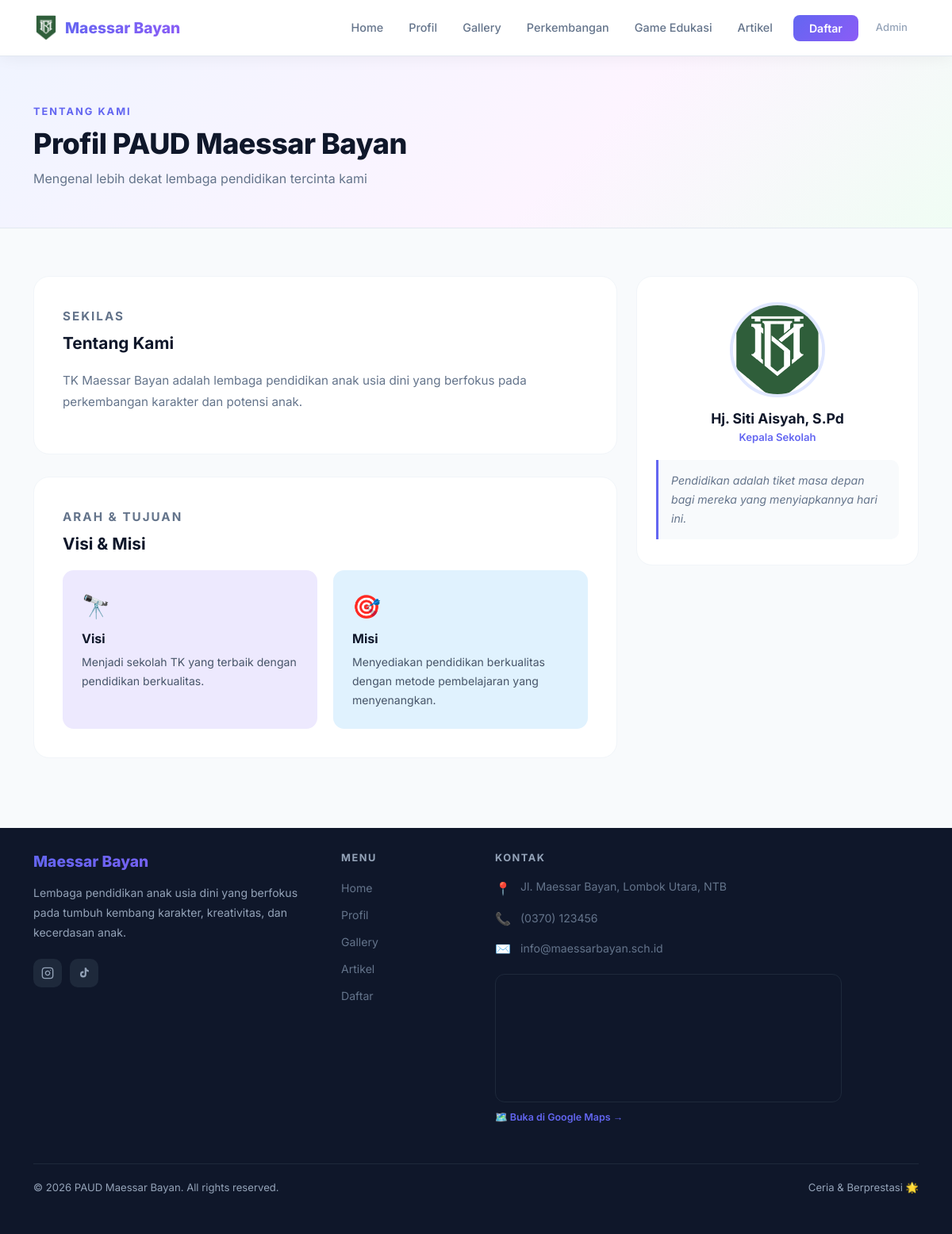
The page /umum/profil.php on the database its author committed.
### tables this page shows
CREATE TABLE IF NOT EXISTS profil (
    id INT(11) AUTO_INCREMENT PRIMARY KEY,
    tentang TEXT DEFAULT NULL,
    visi TEXT DEFAULT NULL,
    misi TEXT DEFAULT NULL,
    kepsek_nama VARCHAR(100) DEFAULT NULL,
    kepsek_quote TEXT DEFAULT NULL,
    kepsek_foto VARCHAR(255) DEFAULT NULL,
    foto_sekolah VARCHAR(255) DEFAULT NULL,
    foto_hero VARCHAR(255) DEFAULT NULL,
    alamat_sekolah TEXT DEFAULT NULL,
    no_telp VARCHAR(50) DEFAULT NULL,
    email VARCHAR(100) DEFAULT NULL
);

### umum/profil.php (the view, shortened to what this page needs)
<?php
include 'header.php';
include 'koneksi.php';
$data = mysqli_query($conn, "SELECT * FROM profil LIMIT 1");
$row = ($data && mysqli_num_rows($data) > 0) ? mysqli_fetch_assoc($data) : null;
$tentang      = $row['tentang']      ?? 'TK Maessar Bayan adalah lembaga pendidikan anak usia dini yang berfokus pada perkembangan karakter dan potensi anak.';
$visi         = $row['visi']         ?? 'Menjadi lembaga pendidikan anak usia dini yang unggul, berkarakter, dan berlandaskan nilai-nilai islami.';
$misi         = $row['misi']         ?? 'Menyelenggarakan pembelajaran yang menyenangkan dan inovatif untuk mengoptimalkan tumbuh kembang anak.';
$kepsek_nama  = $row['kepsek_nama']  ?? 'Hj. Siti Aisyah, S.Pd';
$kepsek_quote = $row['kepsek_quote'] ?? 'Pendidikan adalah tiket masa depan bagi mereka yang menyiapkannya hari ini.';
$kepsek_foto  = !empty($row['kepsek_foto']) ? 'foto/' . $row['kepsek_foto'] : 'foto/logo.jpeg';
$escape = fn($v) => htmlspecialchars((string)$v, ENT_QUOTES, 'UTF-8');
?>
<div class="page-hero">
    <div class="container">
        <p class="page-label">Tentang Kami</p>
        <h1>Profil PAUD Maessar Bayan</h1>
        <p>Mengenal lebih dekat lembaga pendidikan tercinta kami</p>
    </div>
</div>
<div class="content-area">
    <div class="container">
        <div class="row g-4">
            <div class="col-lg-8">
                <div class="mod-card">
                    <p class="mod-card-label">Sekilas</p>
                    <h3>Tentang Kami</h3>
                    <p><?= $escape($tentang) ?></p>
                </div>
                <div class="mod-card">
                    <p class="mod-card-label">Arah & Tujuan</p>
                    <h3>Visi &amp; Misi</h3>
                    <div class="vm-grid">
                        <div class="vm-box visi">
                            <div class="vm-icon">🔭</div>
                            <h5>Visi</h5>
                            <p><?= $escape($visi) ?></p>
                        </div>
                        <div class="vm-box misi">
                            <div class="vm-icon">🎯</div>
                            <h5>Misi</h5>
                            <p><?= $escape($misi) ?></p>
                        </div>
                    </div>
                </div>
            </div>
            <div class="col-lg-4">
                <div class="kepsek-card">
                    <img src="<?= $escape($kepsek_foto) ?>" alt="Kepala Sekolah">
                    <h5><?= $escape($kepsek_nama) ?></h5>
                    <p class="jabatan">Kepala Sekolah</p>
                    <div class="quote"><?= $escape($kepsek_quote) ?></div>
                </div>
            </div>
        </div>
    </div>
</div>
<?php include 'footer.php'; ?>

### umum/header.php (shortened to what this page needs)
<!DOCTYPE html>
<html lang="id">
<head>
    <link href="https://cdn.jsdelivr.net/npm/bootstrap@5.3.0/dist/css/bootstrap.min.css" rel="stylesheet">
</head>
<body>
<?php
$base_path = (isset($is_root) && $is_root) ? 'umum/' : '';
$home_path = (isset($is_root) && $is_root) ? 'index.php' : '../index.php';
$admin_path = (isset($is_root) && $is_root) ? 'admin/login.php' : '../admin/login.php';
?>
<nav class="navbar navbar-expand-lg navbar-light sticky-top">
    <div class="container">
        <a class="navbar-brand" href="<?= $home_path ?>">
            <img src="<?= $base_path ?>foto/logo.jpeg" alt="Logo" width="32" height="32" style="border-radius: 6px; object-fit: contain;">
            <span class="brand-text">Maessar Bayan</span>
        </a>
        <div class="collapse navbar-collapse" id="navbarNav">
            <ul class="navbar-nav ms-auto align-items-center gap-1">
                <li class="nav-item"><a class="nav-link" href="<?= $home_path ?>">Home</a></li>
                <li class="nav-item"><a class="nav-link" href="<?= $base_path ?>profil.php">Profil</a></li>
                <li class="nav-item"><a class="nav-link" href="<?= $base_path ?>gallery.php">Gallery</a></li>
                <li class="nav-item"><a class="nav-link" href="<?= $base_path ?>perkembangan.php">Perkembangan</a></li>
                <li class="nav-item"><a class="nav-link" href="<?= $base_path ?>game_edukasi.php">Game Edukasi</a></li>
                <li class="nav-item"><a class="nav-link" href="<?= $base_path ?>artikel.php">Artikel</a></li>
                <li class="nav-item ms-2"><a class="btn-daftar" href="<?= $base_path ?>daftar.php">Daftar</a></li>
                <li class="nav-item ms-1"><a class="nav-link nav-admin" href="<?= $admin_path ?>">Admin</a></li>
            </ul>
        </div>
    </div>
</nav>

### umum/footer.php (shortened to what this page needs)
<?php
$_f_profil = null;
if ($conn) {
    $_f_res    = mysqli_query($conn, "SELECT alamat_sekolah, no_telp, email FROM profil LIMIT 1");
    $_f_profil = $_f_res ? mysqli_fetch_assoc($_f_res) : null;
}
$_f_alamat = !empty($_f_profil['alamat_sekolah']) ? htmlspecialchars($_f_profil['alamat_sekolah']) : 'Jl. Maessar Bayan, Lombok Utara, NTB';
$_f_telp   = !empty($_f_profil['no_telp'])        ? htmlspecialchars($_f_profil['no_telp'])        : '(0370) 123456';
$_f_email  = !empty($_f_profil['email'])           ? htmlspecialchars($_f_profil['email'])          : 'info@maessarbayan.sch.id';
?>
<footer style="background:#0f172a; color:#94a3b8; margin-top:0; padding:60px 0 0;">
    <div class="container">
        <div class="row g-5 pb-5">
            <div class="col-lg-4">
                <div style="font-size:1.2rem;font-weight:800;background:linear-gradient(135deg,#6366f1,#8b5cf6);-webkit-background-clip:text;-webkit-text-fill-color:transparent;background-clip:text;margin-bottom:12px;">
                    Maessar Bayan
                </div>
                <p style="font-size:.88rem;line-height:1.8;color:#64748b;margin-bottom:20px;">
                    Lembaga pendidikan anak usia dini yang berfokus pada tumbuh kembang karakter, kreativitas, dan kecerdasan anak.
                </p>
                <div style="display:flex;gap:10px;">
                    <a href="https://www.instagram.com/paudmaessarbayan/" title="Instagram" target="_blank" style="width:36px;height:36px;border-radius:10px;background:#1e293b;display:flex;align-items:center;justify-content:center;text-decoration:none;transition:all .2s;" onmouseover="this.style.background='#e1306c'" onmouseout="this.style.background='#1e293b'">
                        <svg width="16" height="16" viewBox="0 0 24 24" fill="none" stroke="#94a3b8" stroke-width="2" stroke-linecap="round" stroke-linejoin="round"><rect x="2" y="2" width="20" height="20" rx="5" ry="5"/><path d="M16 11.37A4 4 0 1 1 12.63 8 4 4 0 0 1 16 11.37z"/><line x1="17.5" y1="6.5" x2="17.51" y2="6.5"/></svg>
                    </a>
                    <a href="https://www.tiktok.com/@kb.maessar.bayan" title="TikTok" target="_blank" style="width:36px;height:36px;border-radius:10px;background:#1e293b;display:flex;align-items:center;justify-content:center;text-decoration:none;transition:all .2s;" onmouseover="this.style.background='#010101'" onmouseout="this.style.background='#1e293b'">
                    </a>
                </div>
            </div>
            <div class="col-6 col-lg-2">
                <p style="font-size:.8rem;font-weight:700;letter-spacing:1.5px;text-transform:uppercase;color:#475569;margin-bottom:16px;">Menu</p>
                <ul style="list-style:none;padding:0;margin:0;">
                    <?php foreach(['Home'=>'index.php','Profil'=>'profil.php','Gallery'=>'gallery.php','Artikel'=>'artikel.php','Daftar'=>'daftar.php'] as $label=>$href): ?>
                    <li style="margin-bottom:10px;">
                        <a href="<?= $href ?>" style="color:#64748b;text-decoration:none;font-size:.88rem;transition:color .2s;" onmouseover="this.style.color='#6366f1'" onmouseout="this.style.color='#64748b'"><?= $label ?></a>
                    </li>
                    <?php endforeach; ?>
                </ul>
            </div>
            <div class="col-lg-5">
                <p style="font-size:.8rem;font-weight:700;letter-spacing:1.5px;text-transform:uppercase;color:#475569;margin-bottom:16px;">Kontak</p>
                <ul style="list-style:none;padding:0;margin:0;display:flex;flex-direction:column;gap:14px;">
                    <li style="display:flex;align-items:flex-start;gap:12px;">
                        <span style="font-size:1rem;margin-top:1px;">📍</span>
                        <span style="font-size:.88rem;color:#64748b;line-height:1.6;"><?= $_f_alamat ?></span>
                    </li>
                    <li style="display:flex;align-items:center;gap:12px;">
                        <span style="font-size:1rem;">📞</span>
                        <a href="tel:<?= preg_replace('/[^0-9+]/','',$_f_telp) ?>" style="font-size:.88rem;color:#64748b;text-decoration:none;" onmouseover="this.style.color='#6366f1'" onmouseout="this.style.color='#64748b'"><?= $_f_telp ?></a>
                    </li>
                    <li style="display:flex;align-items:center;gap:12px;">
                        <span style="font-size:1rem;">✉️</span>
                        <a href="mailto:<?= $_f_email ?>" style="font-size:.88rem;color:#64748b;text-decoration:none;" onmouseover="this.style.color='#6366f1'" onmouseout="this.style.color='#64748b'"><?= $_f_email ?></a>
                    </li>
                </ul>
                <div style="margin-top:20px;border-radius:12px;overflow:hidden;border:1px solid #1e293b;">
                    <iframe
                        src="https://www.google.com/maps/embed?pb=!1m18!1m12!1m3!1d990.64!2d106.7424875!3d-6.6360607!2m3!1f0!2f0!3f0!3m2!1i1024!2i768!4f13.1!3m3!1m2!1s0x2e69cfc0628e241b%3A0xec19ef26982f7b90!2sPaud%20Maessar%20Bayan!5e0!3m2!1sid!2sid!4v1"
                        width="100%"
                        height="160"
                        style="border:0;display:block;filter:grayscale(20%) contrast(1.1);"
                        allowfullscreen=""
                        loading="lazy"
                        title="Lokasi PAUD Maessar Bayan">
                    </iframe>
                </div>
                <a href="https://www.google.com/maps/place/Paud+Maessar+Bayan/@-6.6360607,106.7424875,17z/data=!3m1!4b1!4m6!3m5!1s0x2e69cfc0628e241b:0xec19ef26982f7b90!8m2!3d-6.6360607!4d106.7450624!16s%2Fg%2F11ssrmcwp8?entry=ttu&g_ep=EgoyMDI2MDUxMC4wIKXMDSoASAFQAw%3D%3D" target="_blank" style="display:inline-flex;align-items:center;gap:6px;margin-top:10px;font-size:.78rem;color:#6366f1;text-decoration:none;font-weight:600;" onmouseover="this.style.opacity='.8'" onmouseout="this.style.opacity='1'">
                    🗺️ Buka di Google Maps →
                </a>
            </div>
        </div>
        <div style="border-top:1px solid #1e293b;padding:20px 0;display:flex;align-items:center;justify-content:space-between;flex-wrap:wrap;gap:10px;">
            <p style="margin:0;font-size:.82rem;color:#475569;">© 2026 PAUD Maessar Bayan. All rights reserved.</p>
            <p style="margin:0;font-size:.82rem;color:#475569;">Ceria &amp; Berprestasi 🌟</p>
        </div>
    </div>
</footer>
</body>
</html>

### umum/header.php (style rules this page uses)
body { font-family: 'Inter', sans-serif; background-color: #f8fafc; }
.navbar { background: rgba(255,255,255,0.95) !important; backdrop-filter: blur(12px); border-bottom: 1px solid #e2e8f0 !important; box-shadow: 0 1px 20px rgba(0,0,0,0.06); padding: 14px 0; }
.navbar-brand { font-family: 'Inter', sans-serif !important; font-weight: 800 !important; font-size: 1.2rem !important; display: flex !important; align-items: center; gap: 8px; text-decoration: none; }
.brand-text { background: linear-gradient(135deg, #6366f1, #8b5cf6); -webkit-background-clip: text; -webkit-text-fill-color: transparent; background-clip: text; }
.nav-link { color: #64748b !important; font-weight: 500; font-size: .9rem; transition: color .2s; padding: 6px 14px !important; }
.btn-daftar { background: linear-gradient(135deg, #6366f1, #8b5cf6); color: white !important; border-radius: 8px; padding: 8px 20px; font-weight: 600; font-size: .88rem; border: none; transition: opacity .2s, transform .2s; text-decoration: none; }
.nav-admin { font-size: .82rem; color: #94a3b8 !important; }

### umum/profil.php (style rules this page uses)
body { font-family: 'Inter', sans-serif; background: #f8fafc; color: #1e293b; }
.page-hero { background: linear-gradient(135deg, #f0f4ff 0%, #fdf4ff 60%, #f0fdf4 100%); padding: 60px 0 50px; border-bottom: 1px solid #e2e8f0; }
.page-hero .page-label { font-size:.8rem; font-weight:700; letter-spacing:2px; text-transform:uppercase; color:#6366f1; margin-bottom:10px; }
.page-hero h1 { font-size: clamp(1.8rem,3vw,2.6rem); font-weight:800; color:#0f172a; letter-spacing:-.5px; margin-bottom:10px; }
.page-hero p { color:#64748b; font-size:1rem; margin:0; }
.content-area { padding: 60px 0; }
.mod-card { background: white; border-radius: 20px; border: 1px solid #f1f5f9; padding: 36px; margin-bottom: 28px; transition: box-shadow .3s; }
.mod-card-label { font-size:.75rem; font-weight:700; letter-spacing:2px; text-transform:uppercase; color:#6366f1; margin-bottom:8px; }
.mod-card h3 { font-size:1.3rem; font-weight:700; color:#0f172a; margin-bottom:20px; }
.mod-card p { color:#64748b; line-height:1.8; font-size:.95rem; }
.vm-grid { display:grid; grid-template-columns:1fr 1fr; gap:20px; }
.vm-box { border-radius:14px; padding:24px; }
.vm-box.visi { background:#ede9fe; }
.vm-box.misi { background:#e0f2fe; }
.vm-box .vm-icon { font-size:1.8rem; margin-bottom:10px; }
.vm-box h5 { font-size:1rem; font-weight:700; color:#0f172a; margin-bottom:8px; }
.vm-box p { font-size:.88rem; color:#475569; line-height:1.7; margin:0; white-space:pre-line; }
.kepsek-card { background: white; border-radius: 20px; border: 1px solid #f1f5f9; padding: 32px 24px; text-align: center; position: sticky; top: 90px; }
.kepsek-card img { width:120px; height:120px; border-radius:50%; object-fit:cover; border:4px solid #e0e7ff; margin-bottom:16px; }
.kepsek-card h5 { font-size:1.1rem; font-weight:700; color:#0f172a; margin-bottom:4px; }
.kepsek-card .jabatan { font-size:.82rem; font-weight:600; color:#6366f1; margin-bottom:18px; }
.kepsek-card .quote { background:#f8fafc; border-left:3px solid #6366f1; border-radius:0 10px 10px 0; padding:14px 16px; font-size:.88rem; color:#64748b; font-style:italic; line-height:1.7; text-align:left; }
footer { background:#0f172a !important; color:#94a3b8 !important; padding:28px 0 !important; margin-top:0 !important; border-radius:0 !important; }
footer p { color:#94a3b8 !important; font-size:.88rem; margin:0; }

### rows shown on the page
profil: tentang "TK Maessar Bayan adalah lembaga pendidikan anak usia dini yang berfokus pada perkembangan karakter dan potensi anak.", visi "Menjadi sekolah TK yang terbaik dengan pendidikan berkualitas.", misi "Menyediakan pendidikan berkualitas dengan metode pembelajaran yang menyenangkan.", kepsek_nama "Hj. Siti Aisyah, S.Pd", kepsek_quote "Pendidikan adalah tiket masa depan bagi mereka yang menyiapkannya hari ini.", alamat_sekolah "Jl. Maessar Bayan, Lombok Utara, NTB", no_telp "(0370) 123456", email "info@maessarbayan.sch.id"

### other values the page prints
$label "Home"
$label "Profil"
$label "Gallery"
$label "Artikel"
$label "Daftar"
